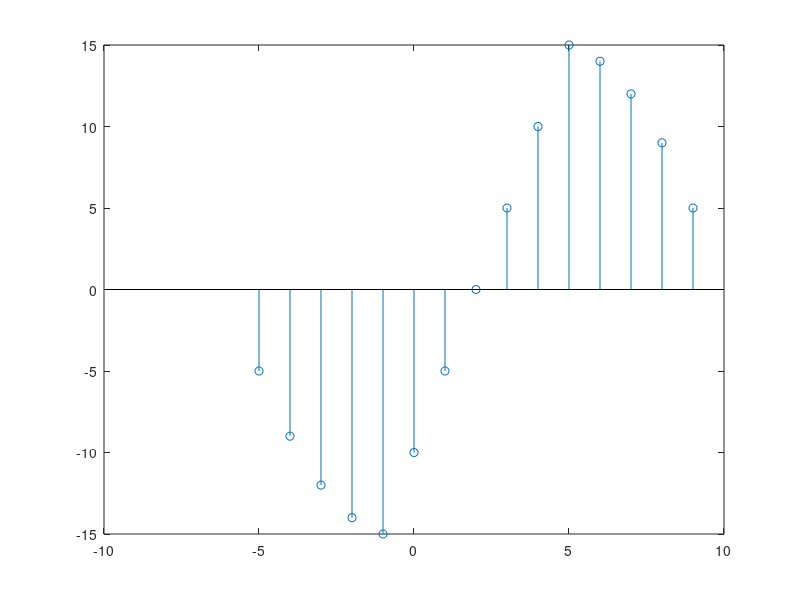

The MATLAB source for this figure: (Note: this script raises an error after producing the figure.)
clc 
clear 
close all

nx=0:4;
x = ones (size(nx));
nh= -5:5;
h=nh;
y=conv(x,h);
stem(-5:9,y)
axis([-10 40 -16 -16])
legend('y[n]')
grid on
